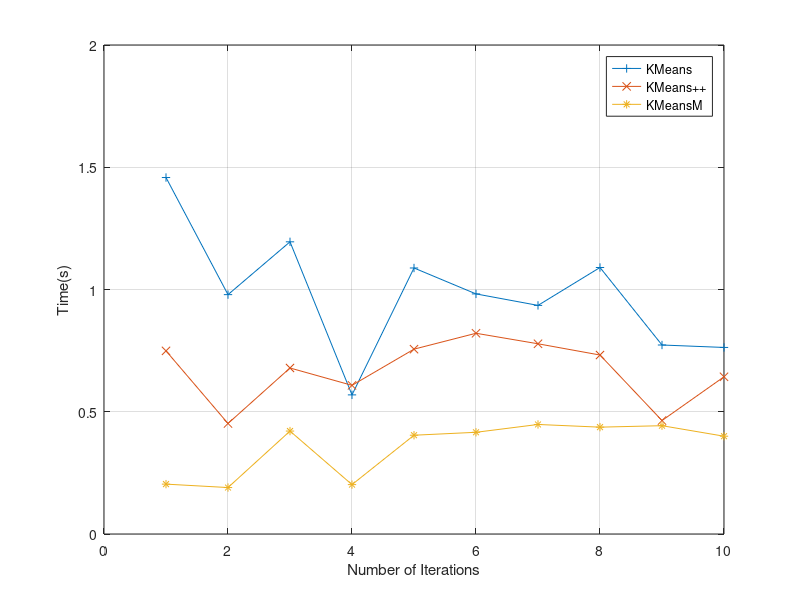

MATLAB code to generate this figure:
clear on;
close all;
x=1:10;
% 0.7
% KMeans =   [0.72,0.632,0.95,0.674,0.619,1.131,1.052,0.695,0.723,0.829];
% KMeansPlus =  [0.61,0.536,1.09,0.581,0.492,0.838,0.523,0.553,0.597,0.485];
% KMeansM = [0.181,0.115,0.18,0.172,0.118,0.116,0.119,0.115,0.117,0.115];
% 0.8
%KMeans =   [0.973,1.227,0.795,0.735,0.584,0.618,0.865,0.504,0.711,0.772];
%KMeansPlus =  [0.548,0.689,0.590,0.666,0.529,0.677,0.615,0.459,0.638,0.723];
%KMeansM = [0.178,0.201,0.173,0.177,0.232,0.174,0.178,0.224,0.175,0.179];
% 0.9
KMeans =   [1.458,0.979,1.195,0.569,1.088,0.982,0.935,1.09,0.773,0.763];
KMeansPlus =  [0.749,0.452,0.679,0.608,0.756,0.821,0.778,0.732,0.464,0.643];
KMeansM = [0.204,0.190,0.421,0.202,0.404,0.416,0.448,0.437,0.443,0.400];
mean(KMeans),std(KMeans)
mean(KMeansPlus),std(KMeansPlus)
mean(KMeansM),std(KMeansM)
plot(x,KMeans,'-+',x,KMeansPlus,'-x',x,KMeansM,'-*')
legend('KMeans','KMeans++','KMeansM');
xlabel("Number of Iterations");
ylabel("Time(s)");
grid on